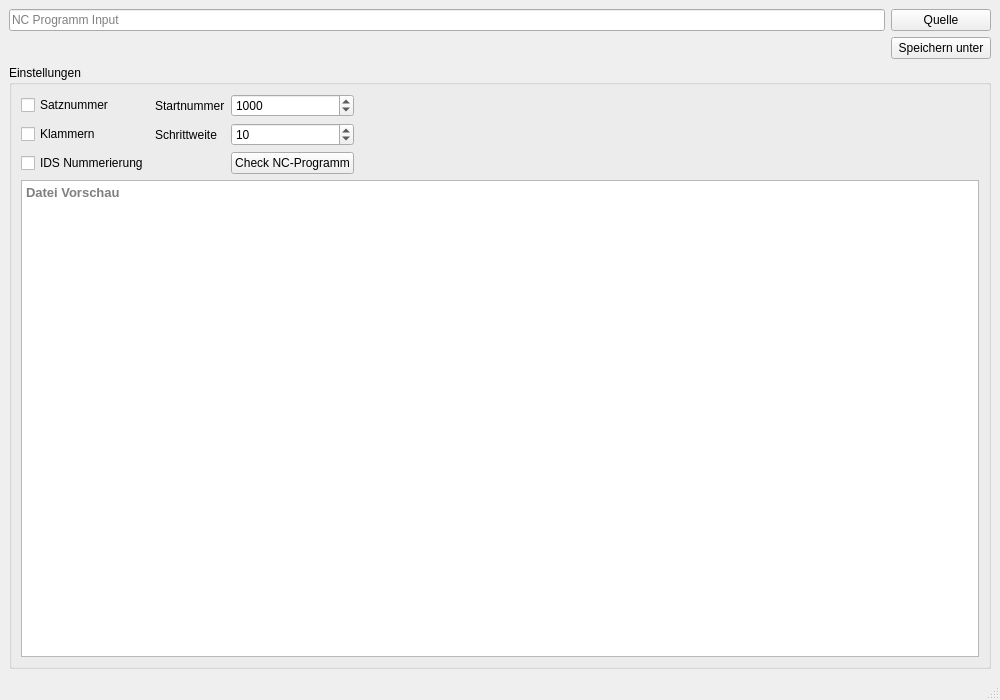
<?xml version="1.0" encoding="UTF-8"?>
<ui version="4.0">
 <class>Hauptfenster</class>
 <widget class="QMainWindow" name="Hauptfenster">
  <property name="geometry">
   <rect>
    <x>0</x>
    <y>0</y>
    <width>1000</width>
    <height>700</height>
   </rect>
  </property>
  <property name="windowTitle">
   <string>NC-Checker</string>
  </property>
  <property name="styleSheet">
   <string notr="true"/>
  </property>
  <widget class="QWidget" name="centralwidget">
   <layout class="QVBoxLayout" name="verticalLayout">
    <item>
     <layout class="QGridLayout" name="gridLayout">
      <item row="0" column="0" colspan="2">
       <widget class="QLineEdit" name="le_input">
        <property name="enabled">
         <bool>true</bool>
        </property>
        <property name="sizePolicy">
         <sizepolicy hsizetype="Expanding" vsizetype="Fixed">
          <horstretch>0</horstretch>
          <verstretch>0</verstretch>
         </sizepolicy>
        </property>
        <property name="minimumSize">
         <size>
          <width>0</width>
          <height>0</height>
         </size>
        </property>
        <property name="baseSize">
         <size>
          <width>0</width>
          <height>0</height>
         </size>
        </property>
        <property name="layoutDirection">
         <enum>Qt::LeftToRight</enum>
        </property>
        <property name="text">
         <string/>
        </property>
        <property name="readOnly">
         <bool>true</bool>
        </property>
        <property name="placeholderText">
         <string>NC Programm Input</string>
        </property>
       </widget>
      </item>
      <item row="3" column="0" colspan="3">
       <widget class="QGroupBox" name="groupBox">
        <property name="title">
         <string>Einstellungen</string>
        </property>
        <layout class="QGridLayout" name="gridLayout_2">
         <item row="3" column="0" colspan="5">
          <widget class="QTextBrowser" name="textBrowser">
           <property name="font">
            <font>
             <pointsize>10</pointsize>
             <bold>true</bold>
            </font>
           </property>
           <property name="placeholderText">
            <string>Datei Vorschau</string>
           </property>
          </widget>
         </item>
         <item row="1" column="1">
          <widget class="QLabel" name="lb_schrittweite">
           <property name="text">
            <string>Schrittweite</string>
           </property>
          </widget>
         </item>
         <item row="1" column="2">
          <widget class="QSpinBox" name="sb_schrittweite">
           <property name="minimum">
            <number>0</number>
           </property>
           <property name="maximum">
            <number>1000</number>
           </property>
           <property name="value">
            <number>10</number>
           </property>
          </widget>
         </item>
         <item row="0" column="1">
          <widget class="QLabel" name="lb_startnummer">
           <property name="text">
            <string>Startnummer</string>
           </property>
          </widget>
         </item>
         <item row="0" column="2">
          <widget class="QSpinBox" name="sb_startnummer">
           <property name="maximum">
            <number>10000</number>
           </property>
           <property name="singleStep">
            <number>100</number>
           </property>
           <property name="value">
            <number>1000</number>
           </property>
          </widget>
         </item>
         <item row="0" column="0">
          <widget class="QCheckBox" name="cb_satznummern">
           <property name="text">
            <string>Satznummer</string>
           </property>
           <property name="checked">
            <bool>false</bool>
           </property>
          </widget>
         </item>
         <item row="1" column="0">
          <widget class="QCheckBox" name="cb_klammern">
           <property name="text">
            <string>Klammern</string>
           </property>
          </widget>
         </item>
         <item row="2" column="2">
          <widget class="QPushButton" name="pb_check_program">
           <property name="text">
            <string>Check NC-Programm</string>
           </property>
          </widget>
         </item>
         <item row="1" column="3">
          <spacer name="horizontalSpacer">
           <property name="orientation">
            <enum>Qt::Horizontal</enum>
           </property>
           <property name="sizeHint" stdset="0">
            <size>
             <width>40</width>
             <height>20</height>
            </size>
           </property>
          </spacer>
         </item>
         <item row="2" column="3" colspan="2">
          <spacer name="horizontalSpacer_3">
           <property name="orientation">
            <enum>Qt::Horizontal</enum>
           </property>
           <property name="sizeHint" stdset="0">
            <size>
             <width>40</width>
             <height>20</height>
            </size>
           </property>
          </spacer>
         </item>
         <item row="2" column="0">
          <widget class="QCheckBox" name="checkBox">
           <property name="text">
            <string>IDS Nummerierung</string>
           </property>
          </widget>
         </item>
        </layout>
       </widget>
      </item>
      <item row="0" column="2">
       <widget class="QPushButton" name="pb_quelle">
        <property name="sizePolicy">
         <sizepolicy hsizetype="Fixed" vsizetype="Fixed">
          <horstretch>0</horstretch>
          <verstretch>0</verstretch>
         </sizepolicy>
        </property>
        <property name="minimumSize">
         <size>
          <width>100</width>
          <height>0</height>
         </size>
        </property>
        <property name="maximumSize">
         <size>
          <width>100</width>
          <height>50</height>
         </size>
        </property>
        <property name="text">
         <string>Quelle</string>
        </property>
       </widget>
      </item>
      <item row="2" column="2">
       <widget class="QPushButton" name="pb_sav_as">
        <property name="text">
         <string>Speichern unter</string>
        </property>
       </widget>
      </item>
     </layout>
    </item>
   </layout>
  </widget>
  <widget class="QStatusBar" name="statusbar"/>
 </widget>
 <resources/>
 <connections/>
</ui>
